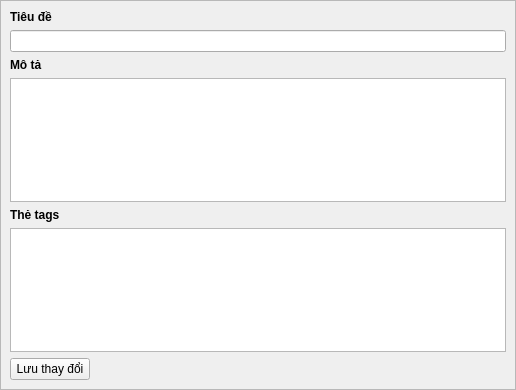
<?xml version="1.0" encoding="UTF-8"?>
<ui version="4.0">
 <class>MainWindow</class>
 <widget class="QMainWindow" name="MainWindow">
  <property name="geometry">
   <rect>
    <x>0</x>
    <y>0</y>
    <width>516</width>
    <height>390</height>
   </rect>
  </property>
  <property name="windowTitle">
   <string>MainWindow</string>
  </property>
  <property name="windowIcon">
   <iconset>
    <normaloff>:/logo/icon-sw.png</normaloff>:/logo/icon-sw.png</iconset>
  </property>
  <widget class="QWidget" name="centralwidget">
   <layout class="QGridLayout" name="gridLayout">
    <property name="leftMargin">
     <number>0</number>
    </property>
    <property name="topMargin">
     <number>0</number>
    </property>
    <property name="rightMargin">
     <number>0</number>
    </property>
    <property name="bottomMargin">
     <number>0</number>
    </property>
    <property name="spacing">
     <number>0</number>
    </property>
    <item row="0" column="0">
     <widget class="QFrame" name="updateDetailsVideoFrame">
      <property name="frameShape">
       <enum>QFrame::StyledPanel</enum>
      </property>
      <property name="frameShadow">
       <enum>QFrame::Raised</enum>
      </property>
      <layout class="QVBoxLayout" name="verticalLayout">
       <item>
        <layout class="QVBoxLayout" name="verticalLayout_2">
         <item>
          <widget class="QLabel" name="label_2">
           <property name="font">
            <font>
             <weight>75</weight>
             <bold>true</bold>
            </font>
           </property>
           <property name="text">
            <string>Tiêu đề</string>
           </property>
          </widget>
         </item>
         <item>
          <widget class="QLineEdit" name="titleLine"/>
         </item>
        </layout>
       </item>
       <item>
        <layout class="QVBoxLayout" name="verticalLayout_3">
         <item>
          <widget class="QLabel" name="label_3">
           <property name="font">
            <font>
             <weight>75</weight>
             <bold>true</bold>
            </font>
           </property>
           <property name="text">
            <string>Mô tả</string>
           </property>
          </widget>
         </item>
         <item>
          <widget class="QPlainTextEdit" name="description">
           <property name="enabled">
            <bool>true</bool>
           </property>
           <property name="minimumSize">
            <size>
             <width>0</width>
             <height>100</height>
            </size>
           </property>
           <property name="placeholderText">
            <string/>
           </property>
          </widget>
         </item>
        </layout>
       </item>
       <item>
        <layout class="QVBoxLayout" name="verticalLayout_4">
         <item>
          <widget class="QLabel" name="label_4">
           <property name="font">
            <font>
             <weight>75</weight>
             <bold>true</bold>
            </font>
           </property>
           <property name="text">
            <string>Thẻ tags</string>
           </property>
          </widget>
         </item>
         <item>
          <widget class="QPlainTextEdit" name="tags">
           <property name="enabled">
            <bool>true</bool>
           </property>
           <property name="minimumSize">
            <size>
             <width>0</width>
             <height>100</height>
            </size>
           </property>
           <property name="placeholderText">
            <string/>
           </property>
          </widget>
         </item>
        </layout>
       </item>
       <item>
        <layout class="QHBoxLayout" name="horizontalLayout">
         <item>
          <widget class="QPushButton" name="saveChanges">
           <property name="text">
            <string>Lưu thay đổi</string>
           </property>
          </widget>
         </item>
         <item>
          <spacer name="horizontalSpacer">
           <property name="orientation">
            <enum>Qt::Horizontal</enum>
           </property>
           <property name="sizeHint" stdset="0">
            <size>
             <width>40</width>
             <height>20</height>
            </size>
           </property>
          </spacer>
         </item>
        </layout>
       </item>
       <item>
        <spacer name="verticalSpacer">
         <property name="orientation">
          <enum>Qt::Vertical</enum>
         </property>
         <property name="sizeHint" stdset="0">
          <size>
           <width>20</width>
           <height>40</height>
          </size>
         </property>
        </spacer>
       </item>
      </layout>
     </widget>
    </item>
   </layout>
  </widget>
 </widget>
 <resources>
  <include location="resource.qrc"/>
 </resources>
 <connections/>
</ui>
